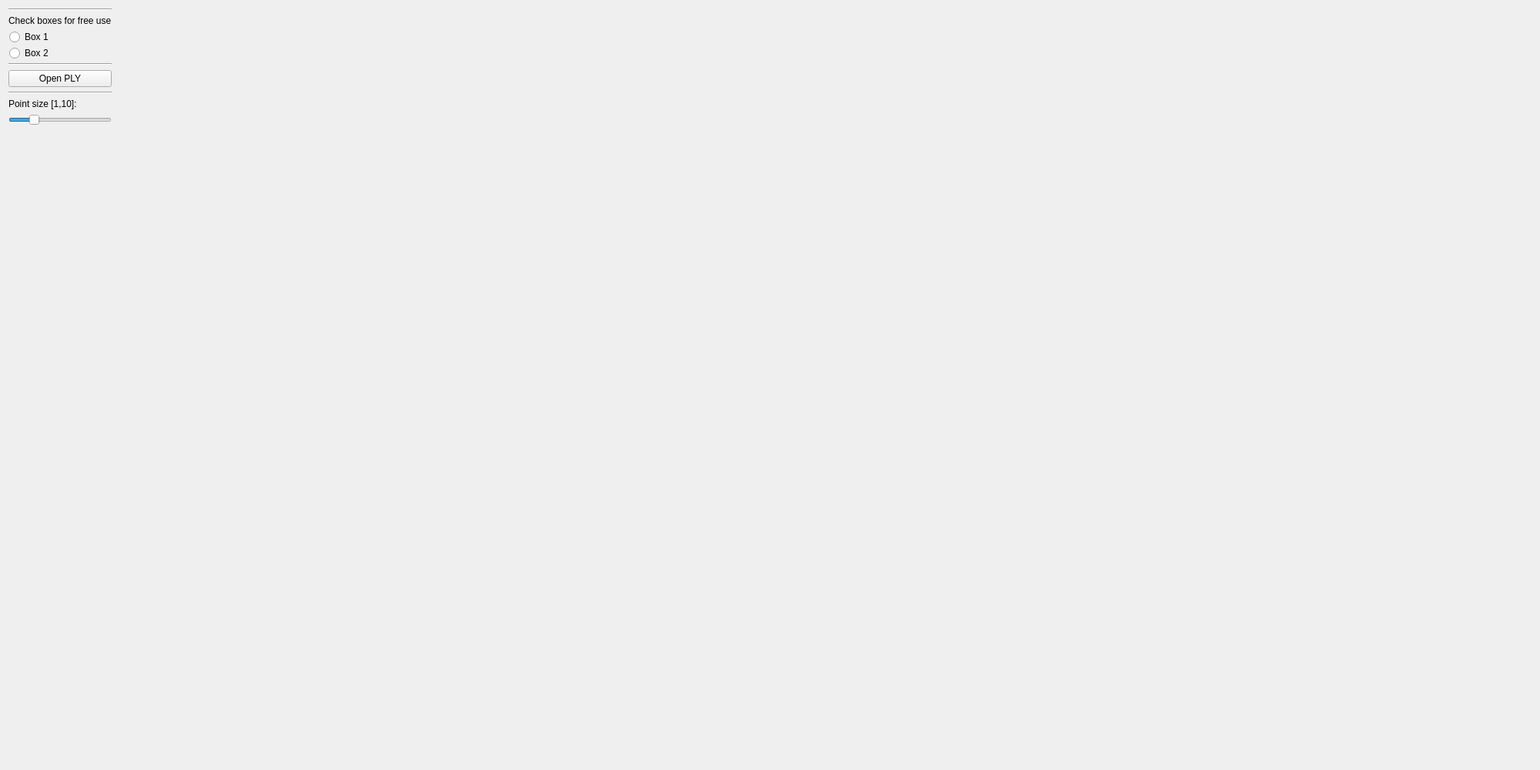
<?xml version="1.0" encoding="UTF-8"?>
<ui version="4.0">
 <class>MainWindowClass</class>
 <widget class="QMainWindow" name="MainWindowClass">
  <property name="geometry">
   <rect>
    <x>0</x>
    <y>0</y>
    <width>2000</width>
    <height>1000</height>
   </rect>
  </property>
  <property name="windowTitle">
   <string>3d computer vision: exercise 1</string>
  </property>
  <property name="locale">
   <locale language="German" country="Germany"/>
  </property>
  <widget class="QWidget" name="centralWidget">
   <property name="styleSheet">
    <string notr="true">QCheckBox::indicator {
     width: 15px;
     height: 15px;
}
QRadioButton::indicator {
     width: 15px;
     height: 15px;
}</string>
   </property>
   <layout class="QHBoxLayout" name="horizontalLayout_2">
    <item>
     <layout class="QVBoxLayout" name="verticalLayout">
      <item>
       <widget class="Line" name="line_2">
        <property name="lineWidth">
         <number>1</number>
        </property>
        <property name="orientation">
         <enum>Qt::Horizontal</enum>
        </property>
       </widget>
      </item>
      <item>
       <widget class="QLabel" name="label">
        <property name="text">
         <string>Check boxes for free use</string>
        </property>
       </widget>
      </item>
      <item>
       <widget class="QRadioButton" name="radioButton_1">
        <property name="toolTip">
         <string>&lt;html&gt;&lt;head/&gt;&lt;body&gt;&lt;p&gt;&lt;br/&gt;&lt;/p&gt;&lt;/body&gt;&lt;/html&gt;</string>
        </property>
        <property name="text">
         <string>Box 1</string>
        </property>
       </widget>
      </item>
      <item>
       <widget class="QRadioButton" name="radioButton_2">
        <property name="toolTip">
         <string>&lt;html&gt;&lt;head/&gt;&lt;body&gt;&lt;p&gt;&lt;br/&gt;&lt;/p&gt;&lt;/body&gt;&lt;/html&gt;</string>
        </property>
        <property name="text">
         <string>Box 2</string>
        </property>
       </widget>
      </item>
      <item>
       <widget class="Line" name="line_3">
        <property name="lineWidth">
         <number>1</number>
        </property>
        <property name="orientation">
         <enum>Qt::Horizontal</enum>
        </property>
       </widget>
      </item>
      <item>
       <widget class="QPushButton" name="pushButton">
        <property name="text">
         <string>Open PLY</string>
        </property>
       </widget>
      </item>
      <item>
       <widget class="Line" name="line">
        <property name="orientation">
         <enum>Qt::Horizontal</enum>
        </property>
       </widget>
      </item>
      <item>
       <widget class="QLabel" name="label_2">
        <property name="text">
         <string>Point size [1,10]:</string>
        </property>
       </widget>
      </item>
      <item>
       <widget class="QSlider" name="horizontalSlider">
        <property name="sizePolicy">
         <sizepolicy hsizetype="Preferred" vsizetype="Preferred">
          <horstretch>0</horstretch>
          <verstretch>0</verstretch>
         </sizepolicy>
        </property>
        <property name="autoFillBackground">
         <bool>false</bool>
        </property>
        <property name="minimum">
         <number>1</number>
        </property>
        <property name="maximum">
         <number>10</number>
        </property>
        <property name="value">
         <number>3</number>
        </property>
        <property name="sliderPosition">
         <number>3</number>
        </property>
        <property name="orientation">
         <enum>Qt::Horizontal</enum>
        </property>
       </widget>
      </item>
      <item>
       <spacer name="verticalSpacer">
        <property name="orientation">
         <enum>Qt::Vertical</enum>
        </property>
        <property name="sizeHint" stdset="0">
         <size>
          <width>20</width>
          <height>40</height>
         </size>
        </property>
       </spacer>
      </item>
     </layout>
    </item>
    <item>
     <widget class="GLWidget" name="glwidget" native="true">
      <property name="sizePolicy">
       <sizepolicy hsizetype="Expanding" vsizetype="Preferred">
        <horstretch>0</horstretch>
        <verstretch>0</verstretch>
       </sizepolicy>
      </property>
      <layout class="QHBoxLayout" name="horizontalLayout"/>
     </widget>
    </item>
   </layout>
  </widget>
 </widget>
 <layoutdefault spacing="6" margin="11"/>
 <customwidgets>
  <customwidget>
   <class>GLWidget</class>
   <extends>QWidget</extends>
   <header>glwidget.h</header>
   <container>1</container>
  </customwidget>
 </customwidgets>
 <resources/>
 <connections/>
</ui>
